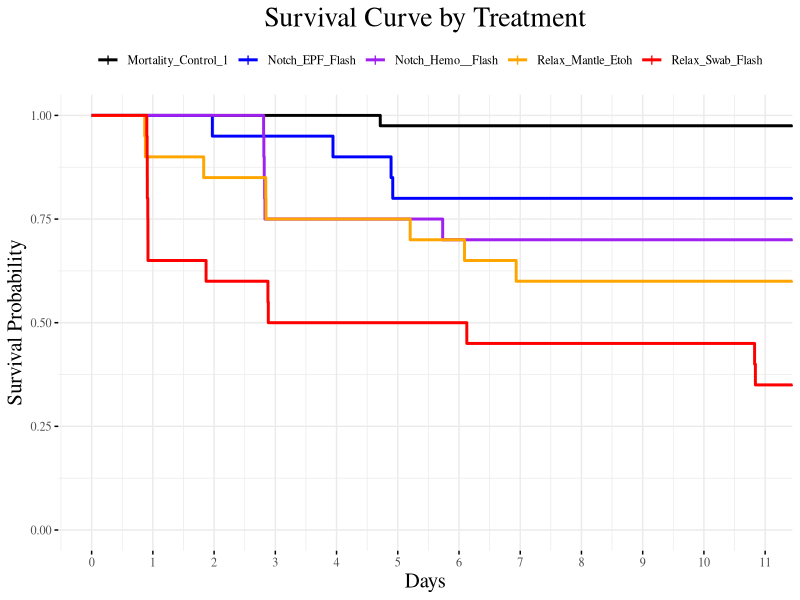
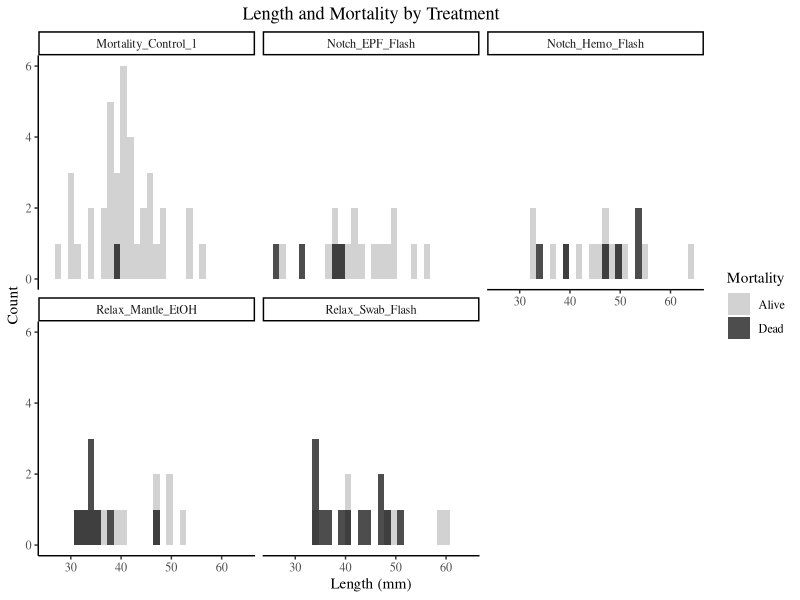
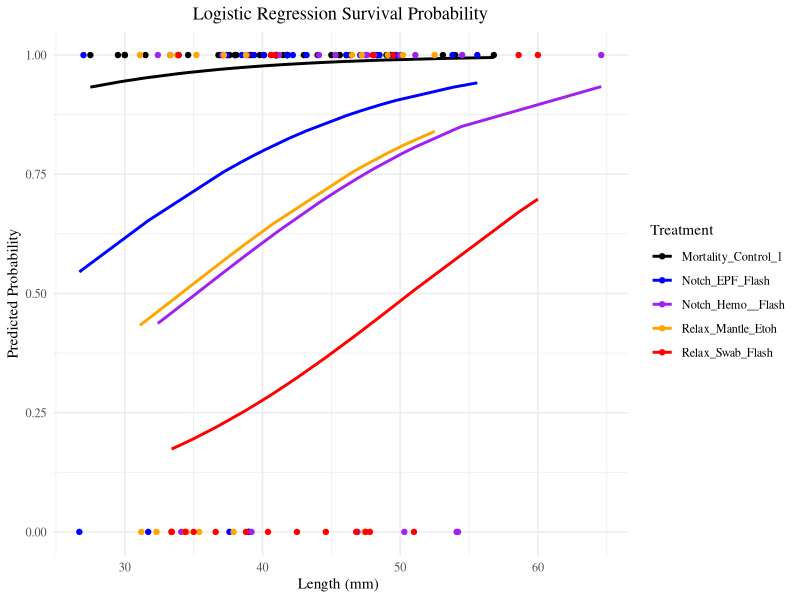
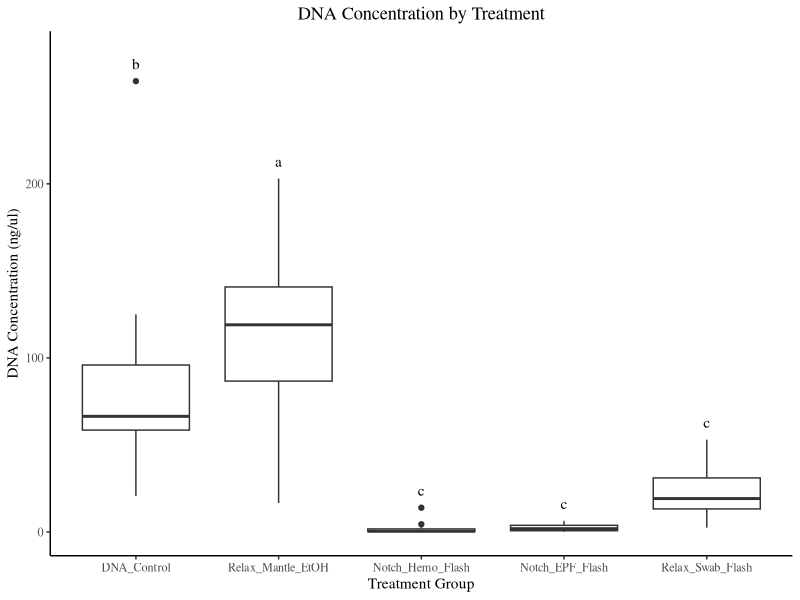
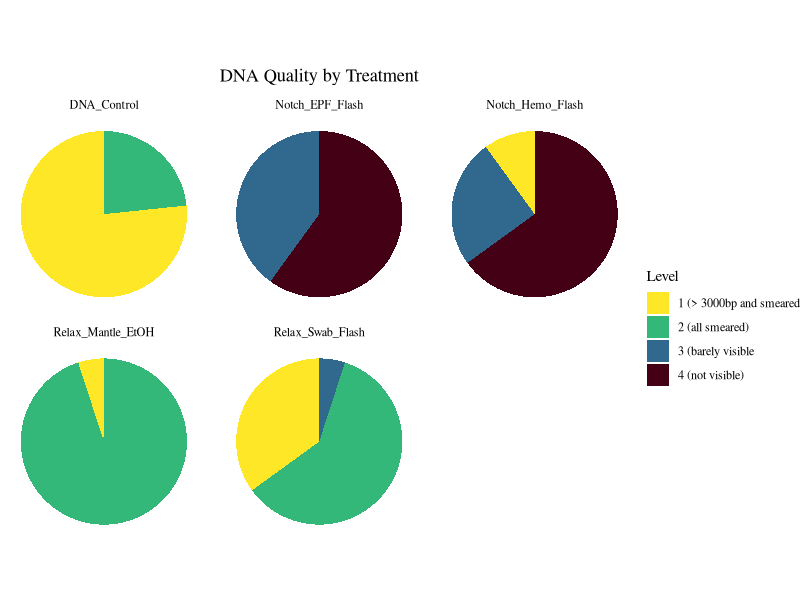
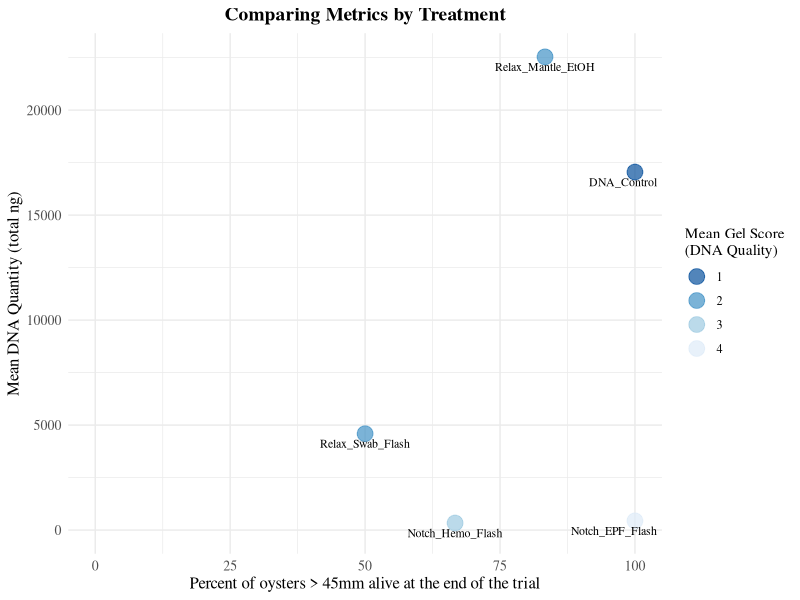
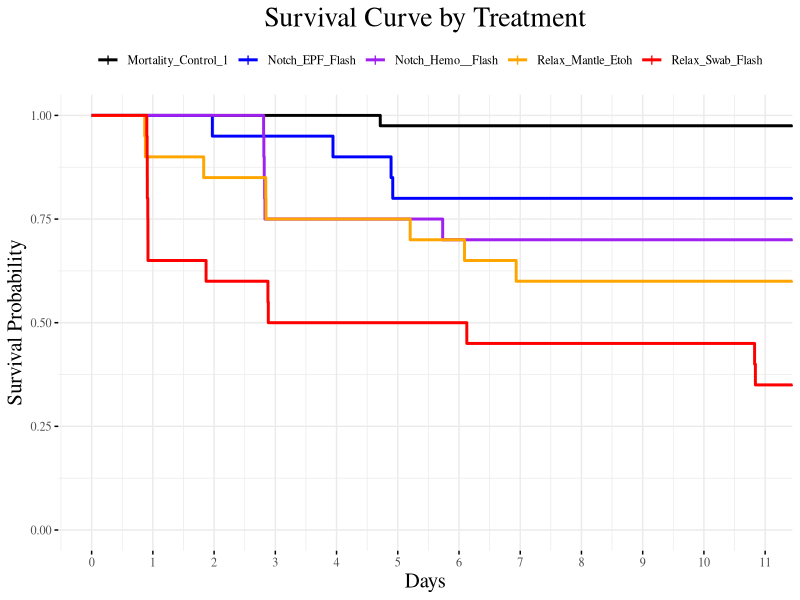
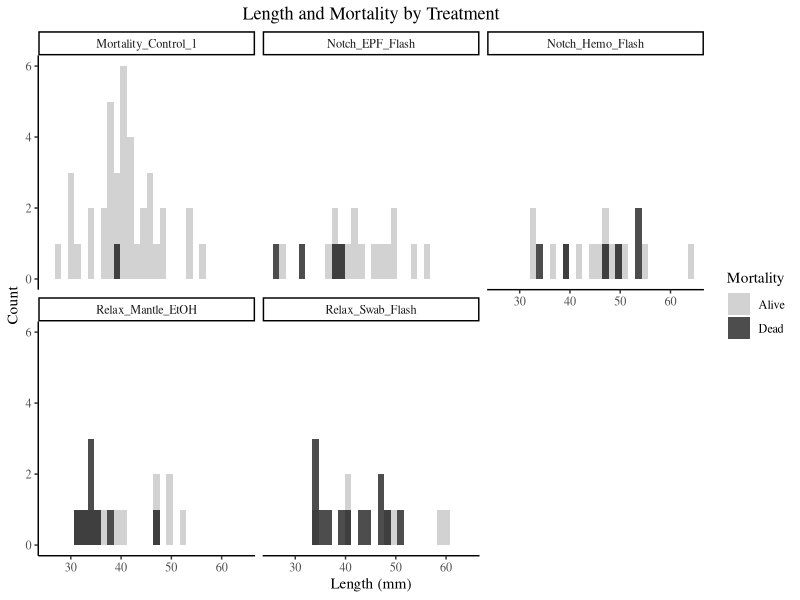

R code for these plots, in order:
## ---- chunk 1
knitr::opts_chunk$set(echo = TRUE)
## ---- chunk 2

mortality_data = read.csv("mortality_data.csv")
dna_data = read.csv("dna_data.csv")
gel_pivot = read.csv("gel_scores.csv", header = TRUE, skip = 1)

library(survival)
library(ggridges)
library(tidyverse)
library(multcompView)
library(reshape2)
library(survminer)
library(tidyverse)
## ---- chunk 3
mortality_data$Dead <- ifelse(mortality_data$Lifespan_days > 0, "Dead", "Alive")
mortality_data$Dead[is.na(mortality_data$Dead)] = "Alive"

mortality_data$Dead_bin <- ifelse(mortality_data$Dead == "Dead", 0 , 1)
## ---- chunk 4
alive_oysters = mortality_data[mortality_data$Dead == "Alive", ]
dead_oysters = mortality_data[mortality_data$Dead == "Dead", ]
## ---- chunk 5
### pivot table of deaths 
deadResultsTable <- aggregate(dead_oysters$Lifespan_days ~ dead_oysters$Overall_Trt, FUN = length)
colnames(deadResultsTable)<- c("Overall_Trt", "Dead")

### pivot table of deaths with no preservation 
deadResultsNoPresTable <- aggregate(dead_oysters$Lifespan_days ~ dead_oysters$Exterior_Trt
                                + dead_oysters$Tissue_Trt, FUN = length)
colnames(deadResultsNoPresTable)<- c("Exterior_Trt", "Tissue_Trt", "Dead")


### pivot table of treatment counts 
treatmentCount <- aggregate(mortality_data$Dead ~ mortality_data$Overall_Trt, FUN = length)

colnames(treatmentCount)<- c( "Overall_Trt", "Count")

percentSurvival <- (1 - deadResultsTable$Dead/ treatmentCount$Count) * 100
percentSurvival <- data.frame(treatment = c("Mortality_Control", "Notch_EPF_Flash",  "Notch_EPF_FTA", "Notch_Hemo_Flash", "Notch_Hemo_FTA", "Relax_Mantle_Etoh", "Relax_Swab_Flash"),  survival = percentSurvival)

## ---- chunk 6
mortality_data_nofta <- mortality_data[!mortality_data$Preserv_Trt == "FTAClassic", ]
## ---- chunk 7
sizeTrt<- aov(Length ~ Overall_Trt, data = mortality_data)
summary(sizeTrt)

TukeyHSD(sizeTrt)
## ---- chunk 8
aggregate(Length ~ Overall_Trt,  data = mortality_data, FUN = mean)
aggregate(Length ~ Overall_Trt,  data = mortality_data_nofta, FUN = mean)
## ---- chunk 9
binom.test(39, 40, 29/30)
## ---- chunk 10

### setting all the alive oysters to a lifespan longer than the experiment
mortality_data_nofta$Lifespan_days[is.na(mortality_data_nofta$Lifespan_days)] = 11.5

mort_day_subset <- mortality_data_nofta[, c("Lifespan_days", "Dead_bin", "Overall_Trt")]
mort_day_subset$Dead_bin <- as.numeric(as.character(mort_day_subset$Dead_bin))

## flip dead and alive for the Surv function
mort_day_subset$Dead_bin <- ifelse(mort_day_subset$Dead_bin == 1, 0, 1)

km_fit <- survfit(Surv(Lifespan_days, Dead_bin) ~ Overall_Trt, data = mort_day_subset)

summary(km_fit, time = c(1,2,3,4,5,6,7,8,9,10,11))
  
surv_plot <- ggsurvplot(km_fit, data = mort_day_subset, xlim =c(0,10.9), xlab = "Days", ylab = "Survival Probability", ggtheme = theme_minimal(), title = "Survival Curve by Treatment", conf.int = FALSE, break.time.by = 1 ) 

surv_plot$plot <- surv_plot$plot + theme(text=element_text(family="serif"), plot.title = element_text(hjust= 0.5, size = 20), axis.title = element_text(size = 15)) + 
  scale_color_manual(
    labels = c("Mortality_Control_1", "Notch_EPF_Flash", "Notch_Hemo__Flash", "Relax_Mantle_Etoh", "Relax_Swab_Flash"), 
    values = c("black", "blue", "purple", "orange", "red")) +  labs(color = "")
print(surv_plot) 

ggsave("../manuscript_submission/Figure_2.pdf", surv_plot$plot, width=8, height=4, dpi=300 )
## ---- chunk 11
ggplot(data = mortality_data_nofta, aes(x = Length, fill = Dead)) + 
  geom_histogram(position = "identity", alpha = 0.7, bins = 30) +
  scale_fill_manual(values = c("Alive" = "grey", "Dead" = "black")) + 
  facet_wrap(~ Overall_Trt, labeller = as_labeller(c(
    "RelaxEpsom_Swab_FlashFreeze" = "Relax_Swab_Flash",
    "RelaxEpsom_Mantle_Etoh" = "Relax_Mantle_EtOH",
    "Notch_Hemolymph_FlashFreeze" = "Notch_Hemo_Flash",
    "Notch_EPF_FlashFreeze" = "Notch_EPF_Flash",
    "Control_Control_Control" = "Mortality_Control_1"
  ))) +
  labs(
    x = "Length (mm)", 
    y = "Count", 
    fill = "Mortality", 
    title = "Length and Mortality by Treatment"
  ) +
  theme_classic() +
  theme(
    plot.title = element_text(hjust = 0.5),
    text = element_text(family = "serif")
  )

ggsave("fig_3_histograms.png", dpi = 300, width = 6, height = 4)



ggsave("../manuscript_submission/Figure_3.pdf", dpi = 300, width = 6, height = 4)

## ---- chunk 12

mortality_data_nofta$Overall_Trt <- factor(mortality_data_nofta$Overall_Trt)
mortality_data_nofta$Overall_Trt <- factor(mortality_data_nofta$Overall_Trt)

mort_glm <-glm(Dead_bin ~  Length + Overall_Trt, data = mortality_data_nofta, family = binomial ( link = "logit"))

summary(mort_glm)

mortality_data_nofta$Overall_Trt <- relevel(mortality_data_nofta$Overall_Trt, ref = "Control_Control_Control")

mortality_data_nofta$predicted_prob <- predict(mort_glm, type = "response")

ggplot(mortality_data_nofta, aes(x = Length, y = predicted_prob, color = Overall_Trt)) + 
  labs(x = "Length of Oyster", y = "Predicted Survival Probability", color = "Treatment") +
  geom_line(size = 1) + geom_point(aes(y = Dead_bin)) + 
  theme_minimal() +
  scale_color_manual(labels = c("Mortality_Control_1", "Notch_EPF_Flash", "Notch_Hemo__Flash", "Relax_Mantle_Etoh", "Relax_Swab_Flash"), 
                     values = c( "black","blue","purple", "orange", "red")) + 
  ggtitle("Logistic Regression Survival Probability") +  
    theme(plot.title = element_text(hjust= 0.5)) +
    theme(text=element_text(family="serif")) + labs(x = "Length (mm) ", y = "Predicted Probability")
ggsave("fig_4_mortality.pdf", width = 10, height = 7)


ggsave("../manuscript_submission/Figure_4.pdf", width = 10, height = 7)


#subset(mortality_data_nofta, Overall_Trt == "Notch_Hemolymph_FlashFreeze", select =c("Length", "predicted_prob"))

## ---- chunk 13
new_lengths <- seq(0, 100, by = 1)
treatments <- unique(mortality_data_nofta$Overall_Trt)

for(trt in treatments) {
    pred_data <- data.frame(Overall_Trt = trt, Length = new_lengths)
    pred_surv <- predict(mort_glm, newdata = pred_data, type = "response")
    
    # First length where surv probability > 0.90
    first_high_pred <- which(pred_surv > 0.90)[1]
    
    if (!is.na(first_high_pred)) {
        first_length <- new_lengths[first_high_pred]
        first_survival <- pred_surv[first_high_pred]
    
        print(paste(trt,":","First length with survival > 0.90:", first_length, ", Survival:", round(first_survival, 2)))
        } 
    else {
      print(paste(trt))
      print("No lengths with survival probability > 0.90")
    }}
## ---- chunk 14
dna_publish <- dna_data[dna_data$publish == "TRUE", ]

dna_publish$Overall_Trt <- factor(dna_publish$Overall_Trt, levels =  c("Control_Control_Control", "RelaxEpsom_Mantle_Etoh", "Notch_Hemolymph_FlashFreeze", "Notch_EPF_FlashFreeze", "RelaxEpsom_Swab_FlashFreeze"))

dna_publish$dna_conc_ng_total <- as.numeric(dna_publish$dna_conc_ng_total)
dna_publish$dna_conc_ng_ul <- as.numeric(dna_publish$dna_conc_ng_ul)

dna_aov <- aov(dna_conc_ng_ul ~ Overall_Trt, data = dna_publish)
summary(dna_aov)

(tukey_res <- TukeyHSD(dna_aov))

(dna_letters <- multcompLetters4(dna_aov, tukey_res))

letters_df <- data.frame(Overall_Trt = names(dna_letters$`Overall_Trt`$Letters), 
                         Short_name = c("Relax_Mantle_Etoh", "DNA_Control", "Relax_Swab_Flash", "Notch_EPF_Flash", "Notch_Hemo_Flash"), 
                         Letters = dna_letters$`Overall_Trt`$Letters)

letters_df <- letters_df[c(2,1,5,4,3), ]

## ---- chunk 15

max_ng_ul_values <- aggregate(dna_conc_ng_ul~Overall_Trt, FUN = max, data = dna_publish)$'dna_conc_ng_ul'

ggplot(dna_publish, aes(x=Overall_Trt, y=dna_conc_ng_ul)) + 
  geom_boxplot() + 
  theme_classic() + 
  ylim(0, max(dna_publish$dna_conc_ng_ul) + 15) +
  ggtitle ("DNA Concentration by Treatment") + 
  theme(plot.title = element_text(hjust= 0.5)) +
  theme(text=element_text(family="serif")) +
  scale_x_discrete(labels = c("DNA_Control", "Relax_Mantle_EtOH", 
                              "Notch_Hemo_Flash", "Notch_EPF_Flash", 
                              "Relax_Swab_Flash")) + 
  labs(x = "Treatment Group", y = "DNA Concentration (ng/ul)") + 
  theme(text=element_text(family="serif")) + 
  geom_text(data = letters_df, aes(x = Overall_Trt, y = max_ng_ul_values + 10,  label = Letters), family = "serif")

ggsave("fig5_dna_conc_ng_ul_boxplot.png", dpi = 300, width = 6, height = 4)

ggsave("../manuscript_submission/Figure_5.pdf", dpi = 300, width = 6, height = 4)


##means for each group in ng_ul 
dna_data$dna_conc_ng_ul <- as.numeric(dna_data$dna_conc_ng_ul)
aggregate(dna_conc_ng_ul~Overall_Trt, FUN = mean, data = dna_data)


dna_publish$dna_conc_ng_ul <- as.numeric(dna_publish$dna_conc_ng_ul)
aggregate(dna_conc_ng_ul~Overall_Trt, FUN = mean, data = dna_publish)

## ---- chunk 16
# turning NAs into 0s
gel_pivot[is.na(gel_pivot)] <- 0

gel_nototals <- gel_pivot[-6, -6]

#do a fisher test instead of chi sq because some of the expected counts are less than 5
fisher.test(gel_nototals[, -1], simulate.p.value = TRUE, B = 100000)

## ---- chunk 17

gel_pivot$Overall_Trt[gel_pivot$Overall_Trt == "Control_Control_Control"] <- "DNA_Control"
gel_pivot$Overall_Trt[gel_pivot$Overall_Trt == "RelaxEpsom_Mantle_Etoh"] <- "Relax_Mantle_EtOH"
gel_pivot$Overall_Trt[gel_pivot$Overall_Trt == "RelaxEpsom_Swab_FlashFreeze"] <- "Relax_Swab_Flash"
gel_pivot$Overall_Trt[gel_pivot$Overall_Trt == "Notch_EPF_FlashFreeze"] <- "Notch_EPF_Flash"
gel_pivot$Overall_Trt[gel_pivot$Overall_Trt == "Notch_Hemolymph_FlashFreeze"] <- "Notch_Hemo_Flash"

gel_pivot[is.na(gel_pivot)] <- 0

gel_nototals <- gel_pivot[-6, -6]

gel_percent <- data.frame(matrix(ncol = 5, nrow = nrow(gel_nototals)))

for (i in 1:nrow(gel_nototals)) {
    gel_percent[i, 1] <- gel_pivot[i, 1]  # treatment name
    gel_percent[i, 2] <- gel_pivot[i, 2] / gel_pivot[i, 6]
    gel_percent[i, 3] <- gel_pivot[i, 3] / gel_pivot[i, 6]
    gel_percent[i, 4] <- gel_pivot[i, 4] / gel_pivot[i, 6]
    gel_percent[i, 5] <- gel_pivot[i, 5] / gel_pivot[i, 6]
}

gel_percent_long <- melt(gel_percent)
colnames(gel_percent_long) <- c("Treatment", "Level", "Value")
gel_percent_long_no_totals<- subset(gel_percent_long, Treatment != "Grand Total")

ggplot(gel_percent_long_no_totals, aes(x="", y=Value, fill=Level)) + 
  geom_bar(stat="identity", width=1) + 
  coord_polar("y", start=0) + 
  facet_wrap(~Treatment) + 
  theme_void() + 
  scale_fill_manual(labels = c("1 (> 3000bp and smeared", "2 (all smeared)", "3 (barely visible", "4 (not visible)"), 
                    values = c( "#Fee727","#33B879", "#30688e" ,"#440115")) +
  ggtitle ("DNA Quality by Treatment") + 
  theme(plot.title = element_text(hjust= 0.5, vjust = 0.75, margin = margin(t = 10, r = 10, b = 10, l = 10))) +
  theme(text=element_text(family="serif"))

ggsave("fig6_piecharts.png", dpi = 300, width = 6, height = 4)

ggsave("../manuscript_submission/Figure_6.pdf", dpi = 300, width = 7, height = 4)

## ---- chunk 18
library(ggrepel)

dna_data_clean <- dna_publish %>%
  filter(Overall_Trt != "#N/A" & !is.na(Overall_Trt)) %>%
  mutate(dna_conc_ng_total = as.numeric(dna_conc_ng_total),
         gel_score_numeric = as.numeric(str_extract(gel_score, "^\\d+")))

mortality_data_clean <- mortality_data_nofta %>%
  filter(Overall_Trt != "#N/A" & !is.na(Overall_Trt) & Length > 45) %>%
  mutate(lifespan = as.numeric(Lifespan_days))

mortality_summary <- mortality_data_clean %>%
  group_by(Overall_Trt) %>%
  summarise(
    total_n = n(),
    alive_at_end = sum(lifespan >= 11.5, na.rm = TRUE),
    percent_alive = (alive_at_end / total_n) * 100,
    se_percent = sqrt((percent_alive/100) * (1 - percent_alive/100) / total_n) * 100
  )

dna_summary <- dna_data_clean %>%
  group_by(Overall_Trt) %>%
  summarise(mean_dna_conc = mean(dna_conc_ng_total, na.rm = TRUE),
            se_dna_conc = sd(dna_conc_ng_total, na.rm = TRUE) / sqrt(n()),
            mean_gel_score = mean(gel_score_numeric, na.rm = TRUE),
            se_gel_score = sd(gel_score_numeric, na.rm = TRUE) / sqrt(n()))

combined_data <- left_join(mortality_summary, dna_summary, by = "Overall_Trt") %>%
  filter(!is.na(percent_alive) & !is.na(mean_dna_conc) & !is.na(mean_gel_score))

combined_data$Overall_Trt <- as.character(combined_data$Overall_Trt)

combined_data$Overall_Trt[combined_data$Overall_Trt == "Control_Control_Control"] <- "DNA_Control"
combined_data$Overall_Trt[combined_data$Overall_Trt == "RelaxEpsom_Mantle_Etoh"] <- "Relax_Mantle_EtOH"
combined_data$Overall_Trt[combined_data$Overall_Trt == "RelaxEpsom_Swab_FlashFreeze"] <- "Relax_Swab_Flash"
combined_data$Overall_Trt[combined_data$Overall_Trt == "Notch_EPF_FlashFreeze"] <- "Notch_EPF_Flash"
combined_data$Overall_Trt[combined_data$Overall_Trt == "Notch_Hemolymph_FlashFreeze"] <- "Notch_Hemo_Flash"

ggplot(combined_data, aes(x = percent_alive, y = mean_dna_conc, 
                                          color = factor(round(mean_gel_score)))) +
  geom_point(size = 5, alpha = 0.7) +  
  geom_text_repel(aes(label = Overall_Trt), vjust = 2, hjust = 0.5, size = 3, 
            family = "serif", color = "black") +
  scale_y_continuous(limits = c(0, NA)) +
  scale_x_continuous(limits = c(0, 100)) +
  scale_color_manual(name = "Mean Gel Score\n(DNA Quality)",
                     values = c("1" = "#08519c", "2" = "#4292c6", 
                               "3" = "#9ecae1", "4" = "#deebf7"),
                     breaks = c("1", "2", "3", "4")) +
  labs(x = "Percent of oysters > 45mm alive at the end of the trial", 
       y = "Mean DNA Quantity (total ng)",
       title = "Comparing Metrics by Treatment") +
  theme_minimal() +
  theme(plot.title = element_text(face = "bold", size = 14, hjust = 0.5),
        legend.position = "right", 
        text = element_text(family = "serif"),
        axis.title = element_text(size = 12),
        axis.text = element_text(size = 10))


ggsave("fig7_scatter.png", dpi = 300, width = 7, height = 4)

ggsave("../manuscript_submission/Figure_7.pdf", dpi = 300, width = 8, height = 4)
